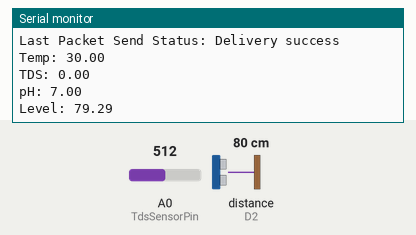
The sketch below on a simulated ESP8266 (NodeMCU). On the bench: the last lines printed to the serial monitor. Wiring (inferred from the names in the program): ultrasonic range finder: trigger D1; echo D2. The inputs (shaded band) are chosen by the test bench; at power-on: distance to the obstacle (sensor on D2) 80 cm, A0 (TdsSensorPin) = 512. The echo pulse lasts 58.3 µs per cm; a WiFi scan finds three made-up networks.

Above: at 3.2 s.
3.3 s: distance to the obstacle (sensor on D2) set to 37 cm
At 4.5 s:
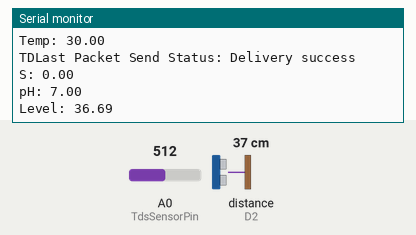
5.5 s: distance to the obstacle (sensor on D2) set to 2 cm
At 6.4 s:
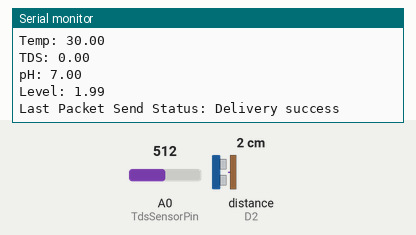
Timing chart, 0 to 8.5 s (numbered marks = the images above; inputs shaded):
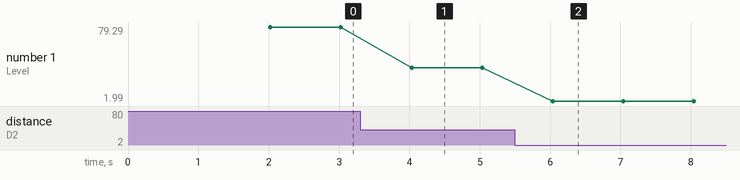

Measured:
- after the input at 3.3 s, the serial monitor: prints a new line after 0.73 s (image 1)
- after the input at 5.5 s, the serial monitor: prints a new line after 0.54 s (image 2)
- plotted number 1: 79.29 → 36.69 after the input at 3.3 s, 36.69 → 1.99 after the input at 5.5 s

The sketch:

ESPNOW_SENDER2_MAIN.ino
```cpp
#include <ESP8266WiFi.h>
#include <espnow.h>

#define BOARD_ID 2
#define CHANNEL 1

uint8_t broadcastAddress[]={0xFF, 0xFF, 0xFF, 0xFF, 0xFF, 0xFF};

//temp_sensor
#include <OneWire.h>
#include <DallasTemperature.h>
#define ONE_WIRE_BUS D6
OneWire oneWire(ONE_WIRE_BUS);
DallasTemperature sensors(&oneWire);
float temperature=30;

//water_level_sensor
const int trigPin = D1;
const int echoPin = D2;
long duration=0;
float distance=0;

//tds_sensor
#define TdsSensorPin A0
#define VREF 3.3              // analog reference voltage(Volt) of the ADC
#define SCOUNT  30            // sum of sample point

int analogBuffer[SCOUNT];     // store the analog value in the array, read from ADC
int analogBufferTemp[SCOUNT];
int analogBufferIndex = 0;
int copyIndex = 0;

float averageVoltage = 0;
float tdsValue = 0;

int getMedianNum(int bArray[], int iFilterLen){
  int bTab[iFilterLen];
  for (byte i = 0; i<iFilterLen; i++)
  bTab[i] = bArray[i];
  int i, j, bTemp;
  for (j = 0; j < iFilterLen - 1; j++) {
    for (i = 0; i < iFilterLen - j - 1; i++) {
      if (bTab[i] > bTab[i + 1]) {
        bTemp = bTab[i];
        bTab[i] = bTab[i + 1];
        bTab[i + 1] = bTemp;
      }
    }
  }
  if ((iFilterLen & 1) > 0){
    bTemp = bTab[(iFilterLen - 1) / 2];
  }
  else {
    bTemp = (bTab[iFilterLen / 2] + bTab[iFilterLen / 2 - 1]) / 2;
  }
  return bTemp;
}

float phValue = 7;

//Structure example to send data
//Must match the receiver structure
typedef struct struct_message {
    int id;
    float temp;
    float tds;
    float pH;
    float level;

} struct_message;

//Create a struct_message called myData
struct_message myData;

unsigned long previousMillis = 0;   // Stores last time temperature was published
const long interval = 1000;        // Interval at which to publish sensor readings

// Callback when data is sent
void OnDataSent(uint8_t *mac_addr, uint8_t sendStatus) {
  Serial.print("Last Packet Send Status: ");
  if (sendStatus == 0){
    Serial.println("Delivery success");
  }
  else{
    Serial.println("Delivery fail");
  }
}

void ScanForSlave(){
  int8_t scanResults = WiFi.scanNetworks();
  for(int i =0;i<scanResults; ++i){
    String SSID = WiFi.SSID(i);
    String BSSIDstr= WiFi.BSSIDstr(i);

    if(SSID.indexOf("RX")==0){
      int mac[6];
      if(6 == sscanf(BSSIDstr.c_str(),"%x:%x:%x:%x:%x:%x", &mac[0],&mac[1],&mac[2],&mac[3],&mac[4],&mac[5])){
        for(int ii = 0; ii<6 ; ++ii){
            broadcastAddress[ii]=(uint8_t)mac[ii];
        }
      }
      break;
    }
  }
}

void setup() {
  //Init Serial Monitor
  Serial.begin(115200);

  //water_level_sensor
  pinMode(trigPin, OUTPUT);
  pinMode(echoPin, INPUT);

  //tds_sensor
  pinMode(TdsSensorPin,INPUT);

  //temp-sensor
  sensors.begin();

  // Set device as a Wi-Fi Station and set channel
  WiFi.mode(WIFI_STA);

  ScanForSlave();
  wifi_promiscuous_enable(1);
  wifi_set_channel(CHANNEL);
  wifi_promiscuous_enable(0);

  // Init ESP-NOW
  if (esp_now_init() != 0) {
    Serial.println("Error initializing ESP-NOW");
    return;
  }

  // Once ESPNow is successfully Init, we will register for Send CB to
  // get the status of Trasnmitted packet
  esp_now_set_self_role(ESP_NOW_ROLE_CONTROLLER);

  esp_now_register_send_cb(OnDataSent);

  esp_now_add_peer(broadcastAddress, ESP_NOW_ROLE_SLAVE, 1, NULL, 0);
}

void loop() {
 //water_level_sensor
  digitalWrite(trigPin, LOW);
  delayMicroseconds(2);
  digitalWrite(trigPin, HIGH);
  delayMicroseconds(5);
  digitalWrite(trigPin, LOW);
  duration = pulseIn(echoPin, HIGH);
  distance=duration*0.034/2;

  //temp_sensor
  //sensors.requestTemperatures();
  //temperature=sensors.getTempCByIndex(0);

  //tds_sensor
  static unsigned long analogSampleTimepoint = millis();
  if(millis()-analogSampleTimepoint > 40U){     //every 40 milliseconds,read the analog value from the ADC
    analogSampleTimepoint = millis();
    analogBuffer[analogBufferIndex] = analogRead(TdsSensorPin);    //read the analog value and store into the buffer
    analogBufferIndex++;
    if(analogBufferIndex == SCOUNT){
      analogBufferIndex = 0;
    }
  }

  static unsigned long printTimepoint = millis();
  if(millis()-printTimepoint > 800U){
    printTimepoint = millis();
    for(copyIndex=0; copyIndex<SCOUNT; copyIndex++){
      analogBufferTemp[copyIndex] = analogBuffer[copyIndex];

      // read the analog value more stable by the median filtering algorithm, and convert to voltage value
      averageVoltage = getMedianNum(analogBufferTemp,SCOUNT) * (float)VREF / 1024.0;

      //temperature compensation formula: fFinalResult(25^C) = fFinalResult(current)/(1.0+0.02*(fTP-25.0));
      float compensationCoefficient = 1.0+0.02*(temperature-25.0);
      //temperature compensation
      float compensationVoltage=averageVoltage/compensationCoefficient;

      //convert voltage value to tds value
      tdsValue=(133.42*compensationVoltage*compensationVoltage*compensationVoltage - 255.86*compensationVoltage*compensationVoltage + 857.39*compensationVoltage)*0.5;
    }
  }

  Serial.print("Temp: ");
  Serial.println(temperature);
  Serial.print("TDS: ");
  Serial.println(tdsValue);
  Serial.print("pH: ");
  Serial.println(phValue);
  Serial.print("Level: ");
  Serial.println(distance);
  delay(1000);

  unsigned long currentMillis = millis();
  if (currentMillis - previousMillis >= interval) {
    // Save the last time a new reading was published
    previousMillis = currentMillis;
    //Set values to send
    myData.id = BOARD_ID;
    myData.temp = temperature;
    myData.tds = tdsValue;
    myData.pH = phValue;
    myData.level = distance;

    esp_now_send(broadcastAddress, (uint8_t *) &myData, sizeof(myData));
  }
}
```
